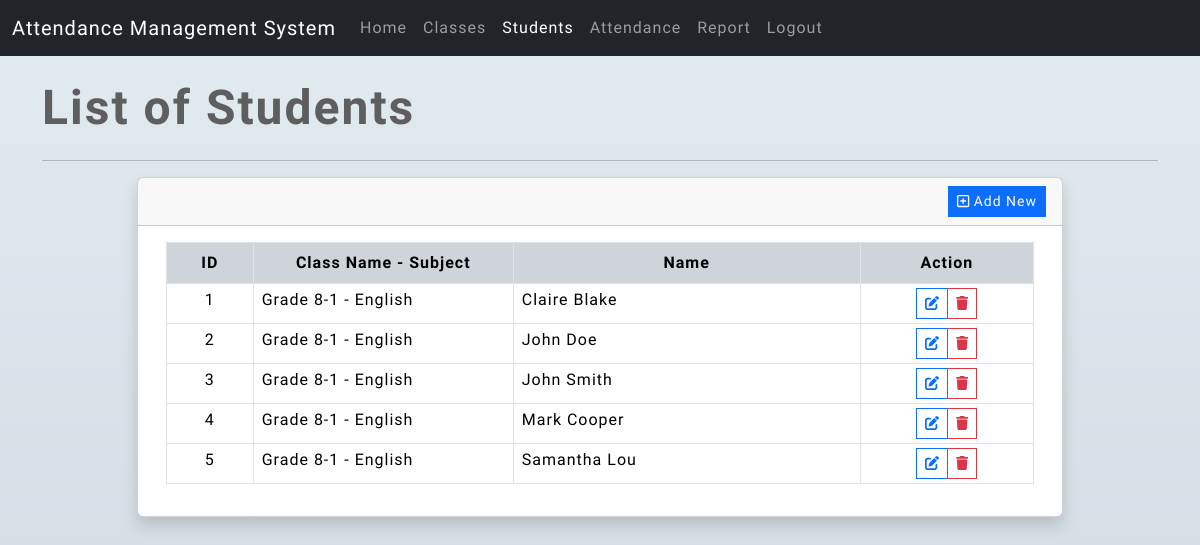
/?page=student_list, run on the app's committed database.
### tables this page shows
CREATE TABLE `students_tbl` (
  `id` int(11) NOT NULL,
  `class_id` int(11) NOT NULL,
  `name` text NOT NULL,
  `created_at` datetime NOT NULL DEFAULT current_timestamp(),
  `updated_at` datetime DEFAULT NULL ON UPDATE current_timestamp()
);

CREATE TABLE `class_tbl` (
  `id` int(11) NOT NULL,
  `name` text NOT NULL,
  `created_at` datetime NOT NULL DEFAULT current_timestamp(),
  `updated_at` datetime DEFAULT NULL ON UPDATE current_timestamp()
);

### classes/actions.class.php (called while the page is built, shortened)
<?php
class Actions{
    private $conn;
    function __construct(){
        require_once(realpath(__DIR__.'/../db-connect.php'));
        $this->conn = $conn;
    }
    public function list_student(){
        $sql = "SELECT `students_tbl`.*, `class_tbl`.`name` as `class` FROM `students_tbl` inner join `class_tbl` on `students_tbl`.`class_id` = `class_tbl`.`id` order by `students_tbl`.`name` ASC";
        $qry = $this->conn->query($sql);
        return $qry->fetch_all(MYSQLI_ASSOC);
    }
}

### pages/student_list.php (the view, shortened to what this page needs)
<div class="page-title mb-3">List of Students</div>
<hr>
<?php
$studentList = $actionClass->list_student();
?>
<div class="row justify-content-center">
    <div class="col-lg-10 col-md-12 col-sm-12 col-12">
        <div class="card shadow">
            <div class="card-header rounded-0">
                <div class="d-flex w-100 justify-content-end align-items-center">
                    <button class="btn btn-sm rounded-0 btn-primary" type="button" id="add_student"><i class="far fa-plus-square"></i> Add New</button>
                </div>
            </div>
            <div class="card-body rounded-0">
                <div class="container-fluid">
                    <div class="table-responsive">
                        <table class="table table-bordered table-hovered table-stripped">
                            <colgroup>
                                <col width="10%">
                                <col width="30%">
                                <col width="40%">
                                <col width="20%">
                            </colgroup>
                            <thead class="bg-dark-subtle">
                                <tr class="bg-transparent">
                                    <th class="bg-transparent text-center">ID</th>
                                    <th class="bg-transparent text-center">Class Name - Subject</th>
                                    <th class="bg-transparent text-center">Name</th>
                                    <th class="bg-transparent text-center">Action</th>
                                </tr>
                            </thead>
                            <tbody>
                                <?php
                                $i = 1;
                                 if(!empty($studentList) && is_array($studentList)): ?>
                                <?php foreach($studentList as $row): ?>
                                    <tr>
                                        <td class="text-center px-2 py-1"><?= $i ?></td>
                                        <td class="px-2 py-1"><?= $row['class'] ?></td>
                                        <td class="px-2 py-1"><?= $row['name'] ?></td>
                                        <td class="text-center px-2 py-1">
                                            <div class="input-group input-group-sm justify-content-center">
                                                <button class="btn btn-sm btn-outline-primary rounded-0 edit_student" type="button" data-id="<?= $row['id'] ?>" title="Edit"><i class="fas fa-edit"></i></button>
                                                <button class="btn btn-sm btn-outline-danger rounded-0 delete_student" type="button" data-id="<?= $row['id'] ?>" title="Delete"><i class="fas fa-trash"></i></button>
                                            </div>
                                        </td>
                                    </tr>
                                <?php
                                $i++;
                            endforeach;?>
                                <?php else: ?>
                                    <tr>
                                        <th class="text-center px-2 py-1" colspan="4">No data found.</th>
                                    </tr>
                                <?php endif; ?>
                            </tbody>
                        </table>
                    </div>
                </div>
            </div>
        </div>
    </div>
</div>

### index.php (shortened to what this page needs)
<?php
require_once('classes/actions.class.php');
$actionClass = new Actions();
$page = $_GET['page'] ?? "home";
?>
<!DOCTYPE html>
<html lang="en">
<?php include_once('inc/header.php'); ?>
<body>
<?php include_once('inc/navigation.php'); ?>
    <div class="container-md py-3">
        <div class="main-wrapper">
            <?php include_once("pages/{$page}.php"); ?>
        </div>
    </div>
</body>
</html>

### inc/header.php (shortened to what this page needs)
<head>
    <link rel="stylesheet" href="https://cdnjs.cloudflare.com/ajax/libs/font-awesome/6.4.2/css/all.min.css" />
    <link rel="stylesheet" href="https://cdn.jsdelivr.net/npm/bootstrap@5.3.2/dist/css/bootstrap.min.css">
    <link rel="stylesheet" href="assets/css/style.css">
</head>

### inc/navigation.php (shortened to what this page needs)
<nav class="navbar navbar-expand-lg navbar-light bg-dark sticky-top" data-bs-theme="dark">
    <div class="container-fluid">
        <a class="navbar-brand" href="#">Attendance Management System</a>
        <div class="collapse navbar-collapse" id="navbarSupportedContent">
            <ul class="navbar-nav me-auto mb-2 mb-lg-0">
                <li class="nav-item">
                    <a class="nav-link <?= (isset($page)) && $page == 'home' ? 'active' : '' ?>" href="./">Home</a>
                </li>
                <li class="nav-item">
                    <a class="nav-link <?= (isset($page)) && $page == 'class_list' ? 'active' : '' ?>" href="./?page=class_list">Classes</a>
                </li>
                <li class="nav-item">
                    <a class="nav-link <?= (isset($page)) && $page == 'student_list' ? 'active' : '' ?>" href="./?page=student_list">Students</a>
                </li>
                <li class="nav-item">
                    <a class="nav-link <?= (isset($page)) && $page == 'attendance' ? 'active' : '' ?>" href="./?page=attendance">Attendance</a>
                </li>
                <li class="nav-item">
                    <a class="nav-link <?= (isset($page)) && $page == 'attendance_report' ? 'active' : '' ?>" href="./?page=attendance_report">Report</a>
                </li>
                <li class="nav-item">
                    <a class="nav-link" id="logout" href="./login.php">Logout</a>
                </li>
            </ul>
        </div>
    </div>
    </nav>

### assets/css/style.css (style rules this page uses)
:root { --font-orbiton: 'Orbitron', sans-serif; --font-ubuntu: 'Ubuntu', sans-serif; }
html, body { height: 100%; width: 100%; max-height: 100%; overflow: auto; }
* { font-family: var(--font-ubuntu); letter-spacing: 1px; }
body:not(.printable-receipt) { background-color: #cfd9df; background-image: linear-gradient(to top, #cfd9df 0%, #e2ebf0 100%); }
div.page-title, div.page-title * { font-size: 3rem; font-weight: 600; letter-spacing: 2px; color: #5e5e5e; font-family: var(--font-orbiton); }

### data on the page
students_tbl: class.name "Grade 8-1 - English", name "Claire Blake"
students_tbl: class.name "Grade 8-1 - English", name "John Doe"
students_tbl: class.name "Grade 8-1 - English", name "John Smith"
students_tbl: class.name "Grade 8-1 - English", name "Mark Cooper"
students_tbl: class.name "Grade 8-1 - English", name "Samantha Lou"
